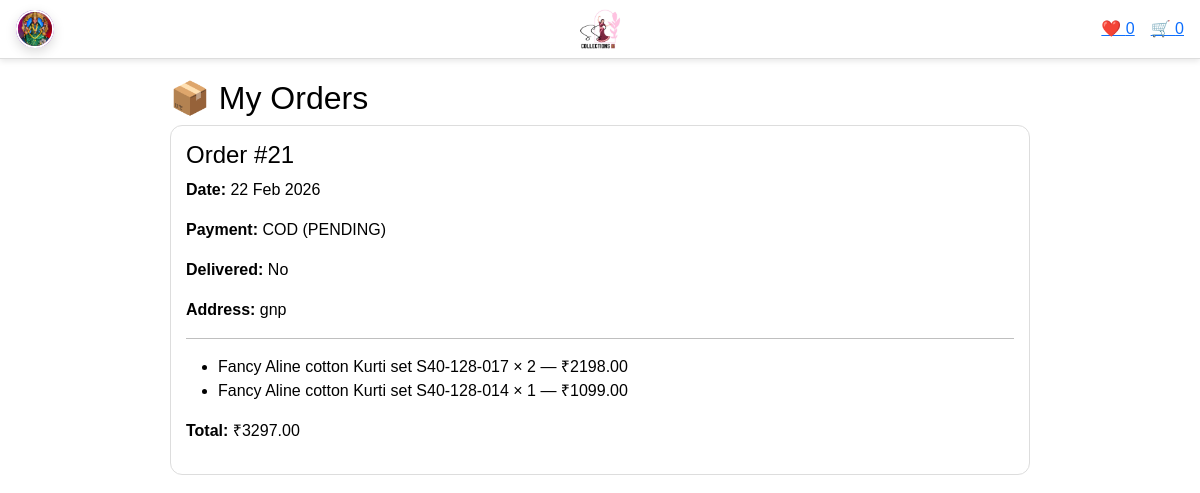
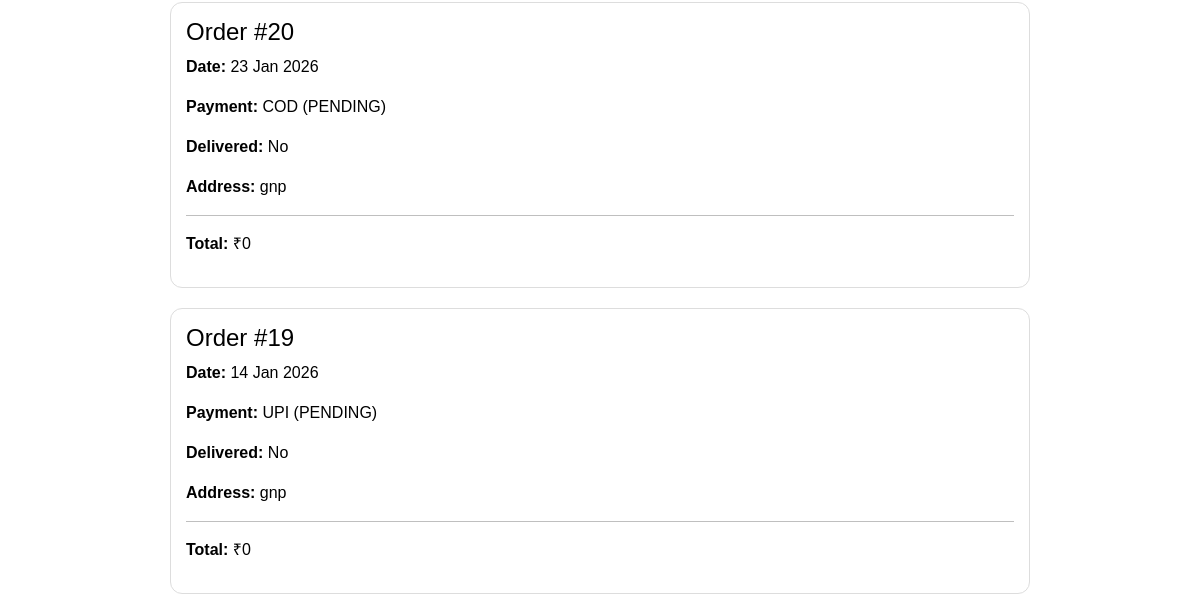
/my-orders/ (signed in, upper part), run on an earlier commit of the app's database (2 pictures, top to bottom).
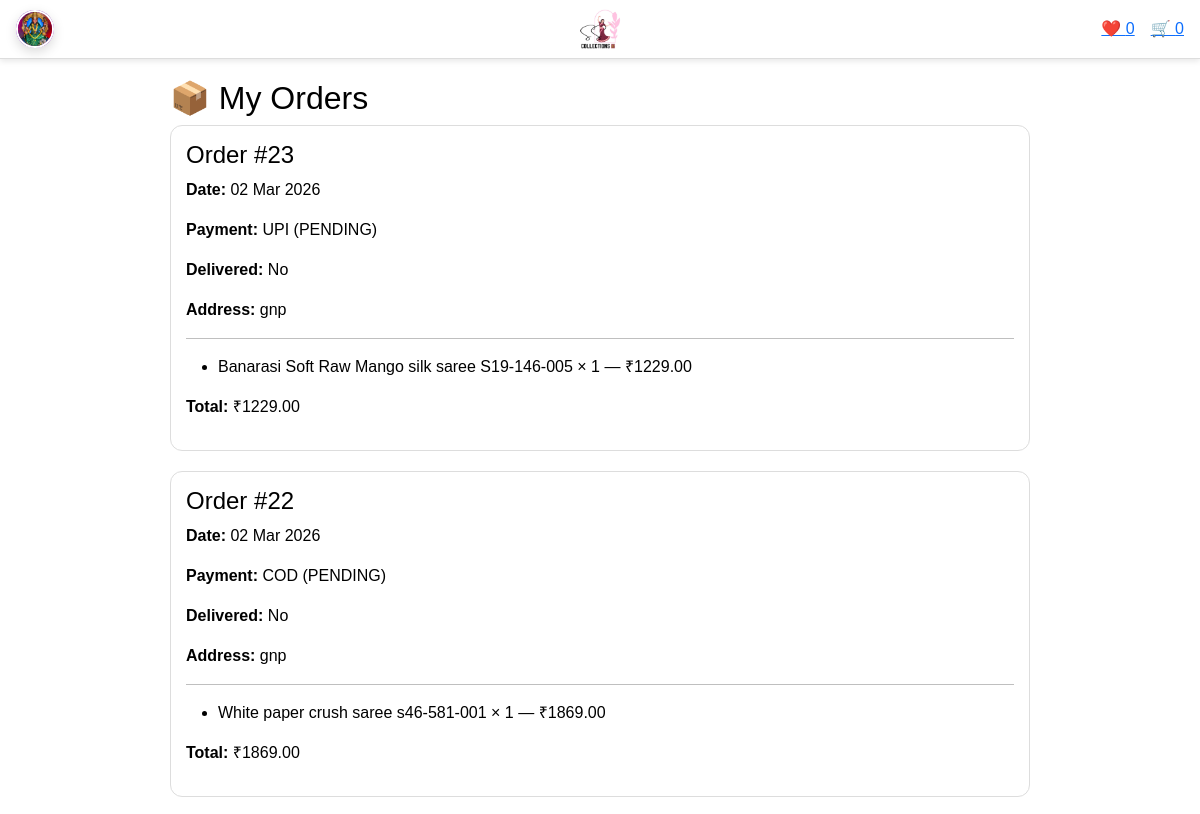
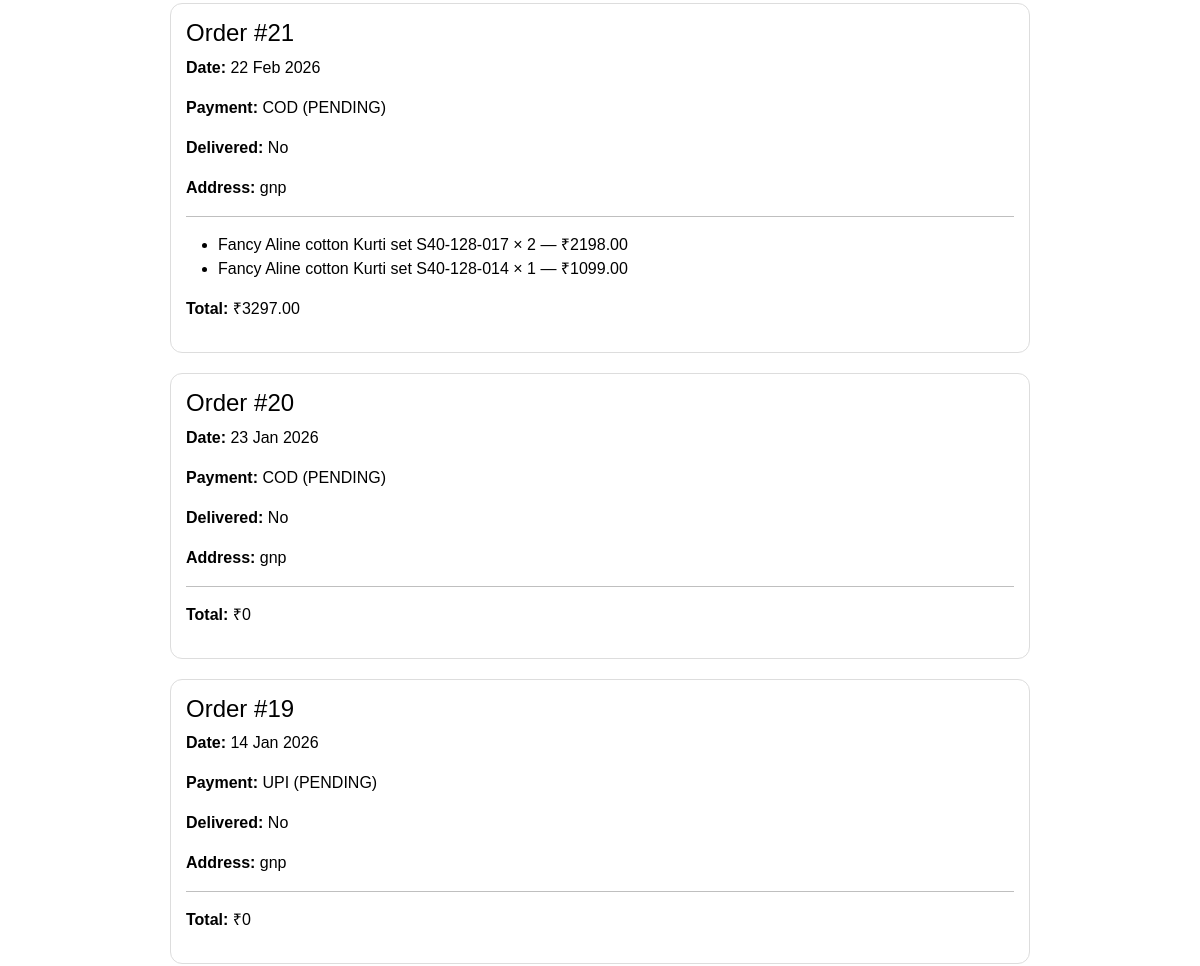
And on a later commit of the database (2 pictures, top to bottom).
### shop/models.py (models this page shows, shortened)
class Profile(models.Model):
    user = models.OneToOneField(User, on_delete=models.CASCADE, related_name="profile")
    phone = models.CharField(max_length=20, blank=True)
    address = models.TextField(blank=True)
    profile_image = models.ImageField(
        upload_to="profiles/",
        blank=True,
        null=True
    )

class Order(models.Model):
    PAYMENT_METHODS = [
        ("COD", "Cash on Delivery"),
        ("RAZORPAY", "Razorpay"),
        ("UPI", "UPI"),
    ]
    PAYMENT_STATUS = [
        ("PENDING", "Pending"),
        ("PAID", "Paid"),
        ("FAILED", "Failed"),
    ]
    user = models.ForeignKey(User, on_delete=models.CASCADE)
    created_at = models.DateTimeField(auto_now_add=True)
    delivered = models.BooleanField(default=False)
    address = models.TextField(blank=True)
    payment_method = models.CharField(max_length=20, choices=PAYMENT_METHODS, default="COD")
    payment_status = models.CharField(max_length=20, choices=PAYMENT_STATUS, default="PENDING")
    razorpay_order_id = models.CharField(max_length=200, blank=True, null=True)
    razorpay_payment_id = models.CharField(max_length=200, blank=True, null=True)
    razorpay_signature = models.CharField(max_length=200, blank=True, null=True)
    def total_amount(self):
        return sum(item.subtotal() for item in self.items.all())

class OrderItem(models.Model):
    order = models.ForeignKey(Order, on_delete=models.CASCADE, related_name="items")
    product = models.ForeignKey(Product, on_delete=models.CASCADE)
    quantity = models.PositiveIntegerField(default=1)
    price = models.DecimalField(max_digits=10, decimal_places=2)
    def subtotal(self):
        return self.price * self.quantity

class Product(models.Model):
    CATEGORY_CHOICES = [
        ("sarees", "Sarees"),
        ("dress", "Dresses"),
        ("offers", "Offers"),
    ]
    name = models.CharField(max_length=255)
    category = models.CharField(max_length=50, choices=CATEGORY_CHOICES)
    price = models.DecimalField(max_digits=10, decimal_places=2)
    available = models.BooleanField(default=True)
    image = CloudinaryField("image", blank=True, null=True)
    description = models.TextField(blank=True)
    details = models.TextField(blank=True)
    show_on_homepage = models.BooleanField(default=True)
    is_offer = models.BooleanField(default=False)
    created_at = models.DateTimeField(auto_now_add=True)
    class Meta:
        ordering = ["-created_at"]

### shop/views.py (the view)
# urls.py: path("my-orders/", views.my_orders, name="my_orders"),
@login_required
def my_orders(request):
    orders = Order.objects.filter(user=request.user).order_by("-created_at")
    return render(request, "shop/my_orders.html", {
        "orders": orders
    })

### shop/context_processors.py (called while the page is built)
def user_counts(request):
    cart_count = 0
    wishlist_count = 0
    if request.user.is_authenticated:
        cart = request.session.get('cart', {})
        cart_count = sum(cart.values())  # sum of all quantities
        wishlist_count = Wishlist.objects.filter(user=request.user).count()
    return {
        'cart_count': cart_count,
        'wishlist_count': wishlist_count,
    }

### templates/shop/my_orders.html (shortened to what this page needs)
{% extends "shop/base.html" %}
{% block content %}
<div style="max-width:900px;margin:auto;padding:20px;">
  <h2>📦 My Orders</h2>
  {% if orders %}
    {% for order in orders %}
      <div style="border:1px solid #ddd;padding:15px;margin-bottom:20px;border-radius:12px;">
        <h4>Order #{{ order.id }}</h4>
        <p><b>Date:</b> {{ order.created_at|date:"d M Y" }}</p>
        <p><b>Payment:</b> {{ order.payment_method }} ({{ order.payment_status }})</p>
        <p><b>Delivered:</b> {{ order.delivered|yesno:"Yes,No" }}</p>
        <p><b>Address:</b> {{ order.address }}</p>
        <hr>
        <ul>
          {% for item in order.items.all %}
            <li>
              {{ item.product.name }} × {{ item.quantity }}
              — ₹{{ item.subtotal }}
            </li>
          {% endfor %}
        </ul>
        <p><b>Total:</b> ₹{{ order.total_amount }}</p>
      </div>
    {% endfor %}
  {% else %}
    <p>No orders yet.</p>
  {% endif %}
</div>
{% endblock %}

### templates/shop/base.html (shortened to what this page needs)
{% load static %}
<!DOCTYPE html>
<html lang="en">
<head>
     <link href="https://cdn.jsdelivr.net/npm/bootstrap@5.3.2/dist/css/bootstrap.min.css" rel="stylesheet">
    <link rel="stylesheet" href="{% static 'shop/css/styles.css' %}" />
    <link rel="stylesheet"
          href="https://cdnjs.cloudflare.com/ajax/libs/font-awesome/6.5.0/css/all.min.css"/>
</head>
<body>
<nav class="top-nav">
    <div class="profile-wrapper">
        <button class="profile-btn" onclick="toggleProfile()">
            <div class="avatar">
                {% if user.is_authenticated %}
                    {% if user.profile.profile_image %}
                        <img src="{{ user.profile.profile_image.url }}">
                    {% else %}
                        {{ user.username|slice:":1"|upper }}
                    {% endif %}
                {% else %}
                    <i class="fa fa-user"></i>
                {% endif %}
            </div>
        </button>
    </div>
    <a href="{% url 'home' %}" class="logo-center">
        <img src="{% static 'shop/images/ammuu logo.jpg' %}" height="40">
    </a>
    <div class="top-nav-right">
      {% if user.is_authenticated %}
        <a href="{% url 'wishlist' %}">❤️ {{ wishlist_count }}</a>
        <a href="{% url 'cart' %}">🛒 {{ cart_count }}</a>
      {% endif %}
    </div>
</nav>
{% block content %}{% endblock %}
</body>
</html>

### shop/static/shop/css/styles.css (style rules this page uses)
:root { --bg: #ffffff; --primary: #0b7285; --radius: 12px; }
* { box-sizing: border-box; margin: 0; padding: 0; }
body { font-family: 'Josefin Sans', sans-serif; color: #000; background: var(--bg); }
.top-nav { display: flex; justify-content: space-between; align-items: center; padding: 10px 20px; background: #f8f8f8; border-bottom: 1px solid #ddd; position: sticky; top: 0; z-index: 1000; }
.profile-wrapper { position: relative; }
.profile-btn { background: none; border: none; cursor: pointer; display: flex; align-items: center; gap: 8px; font-size: 14px; }
.avatar { width: 34px; height: 34px; border-radius: 50%; background: linear-gradient(135deg, #0b7285, #22b8cf); color: #fff; display: flex; align-items: center; justify-content: center; font-weight: bold; font-size: 14px; }
.profile-btn { display: flex; align-items: center; gap: 8px; background: linear-gradient(135deg, #0b7285, #20c997); color: #fff; border: none; padding: 8px 14px; border-radius: 30px; font-size: 14px; cursor: pointer; transition: all 0.3s ease; box-shadow: 0 4px 12px rgba(0,0,0,0.15); }

### templates/shop/base.html (style rules this page uses)
body { margin: 0; padding-bottom: 70px; }
.profile-wrapper { position: relative; }
.profile-btn { background: transparent; border: none; padding: 0; cursor: pointer; }
.avatar { width: 38px; height: 38px; border-radius: 50%; background: #6a0dad; display: flex; align-items: center; justify-content: center; color: #ffffff; font-size: 18px; }
.avatar img { width: 100%; height: 100%; border-radius: 50%; object-fit: cover; border: 2px solid #fff; }
.top-nav { display: flex; align-items: center; padding: 10px 16px; background: #fff; box-shadow: 0 2px 6px rgba(0,0,0,0.1); position: sticky; top: 0; z-index: 3000; }
.top-nav-right { display: flex; align-items: center; gap: 16px; }
.logo-center { position: absolute; left: 50%; transform: translateX(-50%); }

What changed in the data, as far as the page shows it:
added Order: id "23", created_at "02 Mar 2026", payment_method "UPI", payment_status "PENDING", delivered "No", address "gnp", total_amount "1229.00"
added OrderItem: product.name "Banarasi Soft Raw Mango silk saree S19-146-005", quantity "1", subtotal "1229.00", shown under "23"
added Order: id "22", created_at "02 Mar 2026", payment_method "COD", payment_status "PENDING", delivered "No", address "gnp", total_amount "1869.00"
added OrderItem: product.name "White paper crush saree s46-581-001", quantity "1", subtotal "1869.00", shown under "22"
